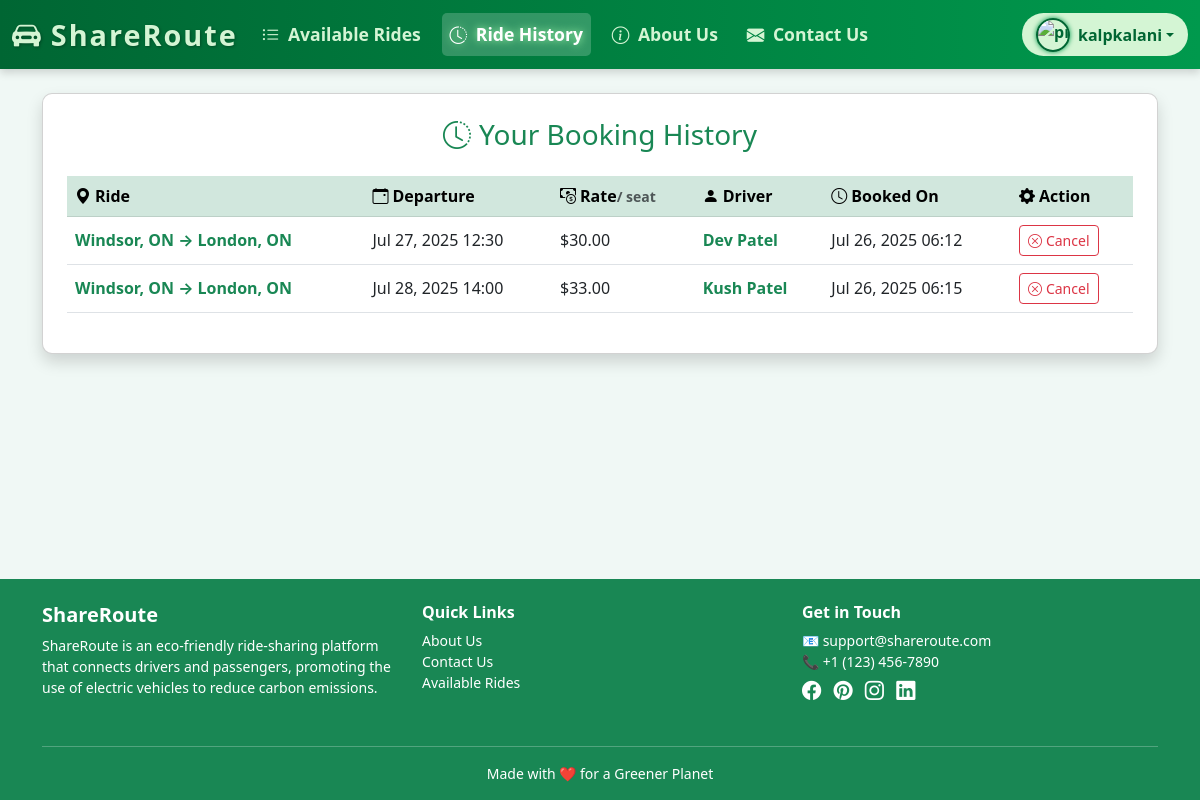
Page /booking-history/ (signed in) on the committed database.
### ShareRouteApp/models.py (models this page shows, shortened)
class Booking(models.Model):
    user = models.ForeignKey(User, on_delete=models.CASCADE)
    ride = models.ForeignKey(Ride, on_delete=models.CASCADE)
    seats_booked = models.PositiveIntegerField(default=1)
    booking_time = models.DateTimeField(auto_now_add=True)

class Ride(models.Model):
    vehicle = models.ForeignKey(Vehicle, on_delete=models.CASCADE)
    driver = models.ForeignKey(UserProfile, on_delete=models.CASCADE)
    origin_address = models.CharField(max_length=200, blank=True)
    destination_address = models.CharField(max_length=200, blank=True)
    departure_time = models.DateTimeField(default=timezone.now)
    available_seats = models.PositiveIntegerField()
    distance_km = models.FloatField(default=0.0)
    co2_saved = models.FloatField(default=0.0)
    rate = models.DecimalField(max_digits=6, decimal_places=2, default=0.0)

class UserProfile(models.Model):
    user = models.OneToOneField(User, on_delete=models.CASCADE)
    phone_number = models.CharField(max_length=15)
    profile_picture = models.ImageField(upload_to="profiles/", blank=True, null=True)
    is_driver = models.BooleanField(default=False)

### ShareRouteApp/views.py (the view)
# urls.py: path('booking-history/', views.booking_history, name='booking_history'),
@login_required
def booking_history(request):
    bookings = Booking.objects.filter(user=request.user).select_related('ride', 'ride__vehicle')
    response = render(request, 'ShareRouteApp/booking_history.html', {
        'bookings': bookings,
        'now': timezone.now()
    })
    response.set_cookie('last_history_visit', timezone.now().strftime('%Y-%m-%d %H:%M:%S'))
    return response

### ShareRouteApp/templates/ShareRouteApp/booking_history.html (shortened to what this page needs)
{% extends 'ShareRouteApp/base.html' %}
{% block content %}
<div class="card shadow p-4">
    <h3 class="text-success mb-4 text-center">
        <i class="bi bi-clock-history me-2"></i>Your Booking History
    </h3>
    {% if bookings %}
        <div class="table-responsive">
            <table class="table table-hover align-middle">
                <thead class="table-success">
                    <tr>
                        <th><i class="bi bi-geo-alt-fill me-1"></i>Ride</th>
                        <th><i class="bi bi-calendar-event me-1"></i>Departure</th>
                        <th><i class="bi bi-cash-coin me-1"></i>Rate<small class="text-muted">/ seat</small></th>
                        <th><i class="bi bi-person-fill me-1"></i>Driver</th>
                        <th><i class="bi bi-clock me-1"></i>Booked On</th>
                        <th><i class="bi bi-gear-fill me-1"></i>Action</th>
                    </tr>
                </thead>
                <tbody>
                    {% for booking in bookings %}
                    <tr>
                        <td>
                            <a href="{% url 'ride_detail' booking.ride.id %}" class="text-decoration-none text-success fw-bold">
                                {{ booking.ride.origin_address }} → {{ booking.ride.destination_address }}
                            </a>
                        </td>
                        <td>{{ booking.ride.departure_time|date:"M d, Y H:i" }}</td>
                        <td>
                            ${{ booking.ride.rate }}
                        </td>
                        <td>
                            <a href="{% url 'driver_rides' booking.ride.driver.id %}" class="text-decoration-none text-success fw-bold">
                                {{ booking.ride.driver.user.get_full_name }}
                            </a>
                        </td>
                        <td>{{ booking.booking_time|date:"M d, Y H:i" }}</td>
                        <td>
                            {% if booking.ride.departure_time > now %}
                                <form method="post" action="{% url 'cancel_booking' booking.id %}"
                                      onsubmit="return confirm('Are you sure you want to cancel this booking?');"
                                      class="d-inline">
                                    <button class="btn btn-outline-danger btn-sm">
                                        <i class="bi bi-x-circle me-1"></i>Cancel
                                    </button>
                                </form>
                            {% else %}
                                <span class="badge bg-secondary">
                                    <i class="bi bi-check2-circle me-1"></i>Completed
                                </span>
                            {% endif %}
                        </td>
                    </tr>
                    {% endfor %}
                </tbody>
            </table>
        </div>
    {% else %}
        <div class="alert alert-info text-center">
            <i class="bi bi-info-circle me-2"></i>You haven't booked any rides yet.
        </div>
    {% endif %}
</div>
{% endblock %}

### ShareRouteApp/templates/ShareRouteApp/base.html (shortened to what this page needs)
{% load static %}
<!DOCTYPE html>
<html lang="en">
<head>
    <link href="https://cdn.jsdelivr.net/npm/bootstrap@5.3.0/dist/css/bootstrap.min.css" rel="stylesheet" />
    <link rel="stylesheet" href="https://cdn.jsdelivr.net/npm/bootstrap-icons/font/bootstrap-icons.css" />
    <link rel="stylesheet" href="{% static 'GreenRideApp/css/style.css' %}" />
</head>
<body>
    <nav class="navbar navbar-expand-lg navbar-custom sticky-top">
        <div class="container-fluid">
            <a class="navbar-brand d-flex align-items-center" href="{% url 'index' %}">
                <i class="bi bi-car-front-fill me-2" style="font-size: 1.8rem;"></i> ShareRoute
            </a>
            <div class="collapse navbar-collapse" id="navbarContent">
                <ul class="navbar-nav me-auto mb-2 mb-lg-0">
                    <li class="nav-item">
                        <a class="nav-link {% if request.resolver_match.url_name == 'index' %}active{% endif %}"
                           href="{% url 'index' %}">
                           <i class="bi bi-list-ul me-1"></i> Available Rides
                        </a>
                    </li>
                    {% if user.is_authenticated %}
                        <li class="nav-item">
                            <a class="nav-link {% if request.resolver_match.url_name == 'booking_history' %}active{% endif %}"
                               href="{% url 'booking_history' %}">
                               <i class="bi bi-clock-history me-1"></i> Ride History
                            </a>
                        </li>
                    {% endif %}
                    <li class="nav-item">
                        <a class="nav-link {% if request.resolver_match.url_name == 'about' %}active{% endif %}"
                           href="{% url 'about' %}">
                           <i class="bi bi-info-circle me-1"></i> About Us
                        </a>
                    </li>
                    <li class="nav-item">
                        <a class="nav-link {% if request.resolver_match.url_name == 'contact' %}active{% endif %}"
                           href="{% url 'contact' %}">
                           <i class="bi bi-envelope-fill me-1"></i> Contact Us
                        </a>
                    </li>
                </ul>
                <div class="dropdown">
                    <a class="btn btn-profile dropdown-toggle d-flex align-items-center" href="#" id="profileDropdown"
                       data-bs-toggle="dropdown" aria-expanded="false" style="min-width: 120px;">
                        <img src="
                            {% if user.is_authenticated and user.userprofile.profile_picture %}
                                {{ user.userprofile.profile_picture.url }}
                            {% else %}
                                https://cdn-icons-png.flaticon.com/512/149/149071.png
                            {% endif %}"
                             alt="profile" width="34" height="34" class="rounded-circle me-2 profile-img" />
                        {% if user.is_authenticated %}
                            {{ user.username }}
                        {% else %}
                            Login
                        {% endif %}
                    </a>
                </div>
            </div>
        </div>
    </nav>
    <div class="container mt-4">
        {% block content %}{% endblock %}
    </div>
    <footer class="bg-success text-white mt-5 pt-4 pb-3">
        <div class="container">
            <div class="row">
                <div class="col-md-4 mb-3">
                    <h5 class="fw-bold">ShareRoute</h5>
                    <p class="small">
                        ShareRoute is an eco-friendly ride-sharing platform that connects drivers and passengers,
                        promoting the use of electric vehicles to reduce carbon emissions.
                    </p>
                </div>
                <div class="col-md-4 mb-3">
                    <h6 class="fw-bold">Quick Links</h6>
                    <ul class="list-unstyled small">
                        <li><a href="{% url 'about' %}" class="text-white text-decoration-none">About Us</a></li>
                        <li><a href="{% url 'contact' %}" class="text-white text-decoration-none">Contact Us</a></li>
                        <li><a href="{% url 'index' %}" class="text-white text-decoration-none">Available Rides</a></li>
                    </ul>
                </div>
                <div class="col-md-4 mb-3">
                    <h6 class="fw-bold">Get in Touch</h6>
                    <p class="small mb-1">
                        📧 <a href="mailto:support@greenride.com" class="text-white text-decoration-none">support@shareroute.com</a><br>
                        📞 +1 (123) 456-7890
                    </p>
                    <div>
                        <a href="#" class="text-white me-2"><i class="bi bi-facebook"></i></a>
                        <a href="#" class="text-white me-2"><i class="bi bi-pinterest"></i></a>
                        <a href="#" class="text-white me-2"><i class="bi bi-instagram"></i></a>
                        <a href="#" class="text-white"><i class="bi bi-linkedin"></i></a>
                    </div>
                </div>
            </div>
            <hr class="border-light" />
            <p class="text-center small mb-0">
                Made with ❤️ for a Greener Planet
            </p>
        </div>
    </footer>
</body>
</html>

### ShareRouteApp/static/ShareRouteApp/css/style.css (style rules this page uses)
html, body { height: 100%; }
body { background-color: #f0f8f5; display: flex; flex-direction: column; }
.navbar-custom { background: linear-gradient(90deg, #006633, #00994d); box-shadow: 0 4px 8px rgb(0 0 0 / 0.15); font-weight: 600; }
.navbar-custom .navbar-brand { font-size: 1.8rem; letter-spacing: 2px; color: #d4f5d4; text-shadow: 1px 1px 3px rgba(0, 0, 0, 0.3); }
.navbar-custom .nav-link { color: #d4f5d4; font-size: 1.1rem; margin-right: 0.8rem; transition: color 0.3s ease; }
.navbar-custom .nav-link:hover, .navbar-custom .nav-link.active { color: #fff; text-shadow: 0 0 8px #a8ffb1; }
.btn-profile { background: #d4f5d4; color: #006633; font-weight: 600; border-radius: 50px; padding: 0.2rem 0.8rem; transition: background 0.3s ease; }
.profile-img { border: 2px solid #006633; box-shadow: 0 0 5px #00994d; }
.navbar-nav .nav-link.active { font-weight: bold; background-color: rgba(255, 255, 255, 0.2); border-radius: 5px; }
.container { flex: 1; }
footer { background-color: #28a745; }
footer i { font-size: 1.2rem; transition: color 0.2s ease-in-out; }
.card { border-radius: 10px; }

### rows in the picture
Booking: ride.origin_address "Windsor, ON", ride.destination_address "London, ON", ride.departure_time "Jul 27, 2025 12:30", ride.rate "30.00", ride.driver.user.get_full_name "Dev Patel", booking_time "Jul 26, 2025 06:12", shows "Cancel"
Booking: ride.origin_address "Windsor, ON", ride.destination_address "London, ON", ride.departure_time "Jul 28, 2025 14:00", ride.rate "33.00", ride.driver.user.get_full_name "Kush Patel", booking_time "Jul 26, 2025 06:15", shows "Cancel"

### other values in the picture
{{ user.username }} "kalpkalani"
